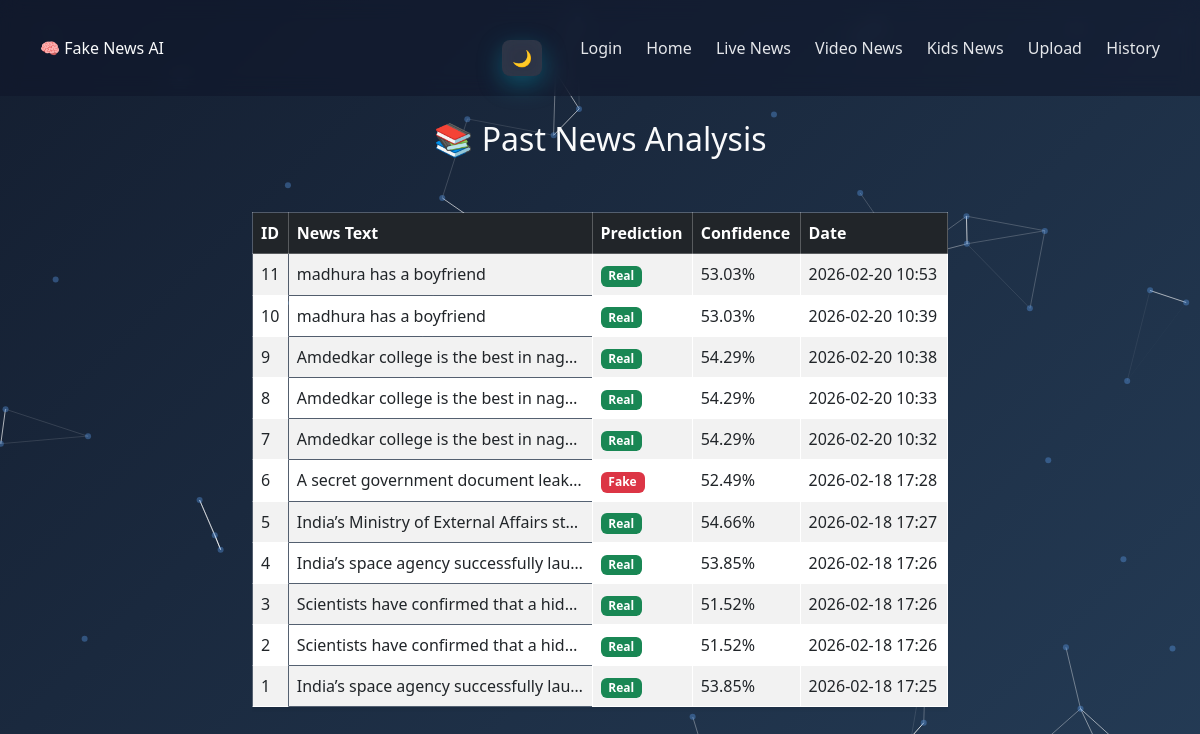
Page /past-news on the earlier database version.
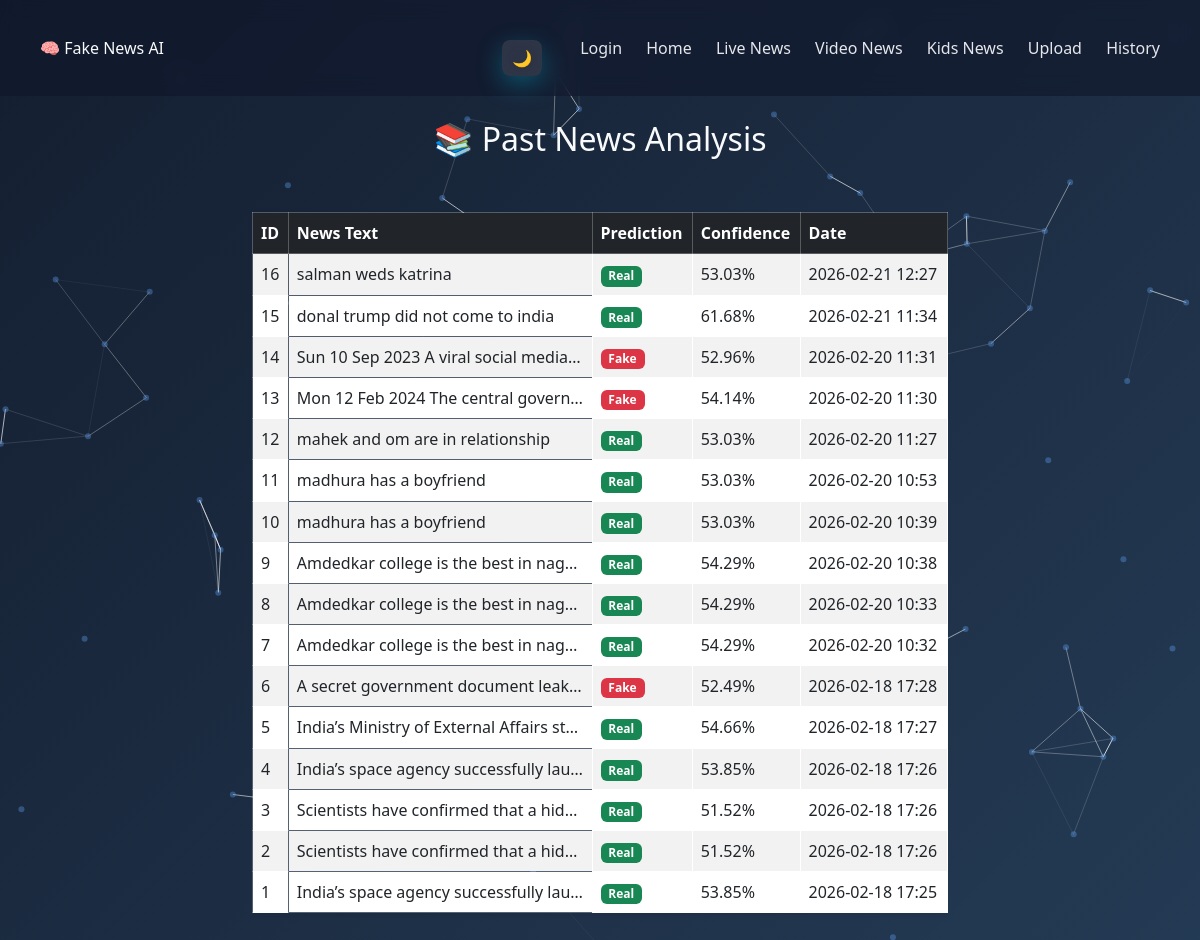
Same page on the later database version.
### tables this page shows
CREATE TABLE history (
            id INTEGER PRIMARY KEY AUTOINCREMENT,
            text TEXT,
            prediction TEXT,
            confidence REAL,
            created_at TEXT
        );

### app.py (the view)
@app.route("/past-news")
def past_news():
    conn = sqlite3.connect("database/fake_news.db")
    cursor = conn.cursor()
    cursor.execute("SELECT * FROM history ORDER BY id DESC")
    data = cursor.fetchall()
    conn.close()
    return render_template("past_news.html", data=data)

### templates/past_news.html
{% extends "base.html" %}
{% block content %}
<div class="container mt-4">
    <h2 class="text-center mb-4">📚 Past News Analysis</h2>
    {% if data and data|length > 0 %}
    <div class="table-responsive">
        <table class="table table-striped table-hover shadow-sm">
            <thead class="table-dark">
                <tr>
                    <th>ID</th>
                    <th>News Text</th>
                    <th>Prediction</th>
                    <th>Confidence</th>
                    <th>Date</th>
                </tr>
            </thead>
            <tbody>
                {% for row in data %}
                <tr>
                    <td>{{ row[0] }}</td>
                    <td style="max-width:300px; white-space:nowrap; overflow:hidden; text-overflow:ellipsis;">
                        {{ row[1] }}
                    </td>
                    <td>
                        {% if row[2] == "Real News" %}
                            <span class="badge bg-success">Real</span>
                        {% else %}
                            <span class="badge bg-danger">Fake</span>
                        {% endif %}
                    </td>
                    <td>{{ row[3] }}%</td>
                    <td>{{ row[4] }}</td>
                </tr>
                {% endfor %}
            </tbody>
        </table>
    </div>
    {% else %}
        <div class="alert alert-info text-center">
            No past news found.
        </div>
    {% endif %}
</div>
{% endblock %}

### templates/base.html (shortened to what this page needs)
<!DOCTYPE html>
<html lang="en">
<head>
    <link href="https://cdn.jsdelivr.net/npm/bootstrap@5.3.0/dist/css/bootstrap.min.css" rel="stylesheet">
    <link rel="stylesheet" href="{{ url_for('static', filename='css/style.css') }}">
</head>
<body>
<div id="particles-js"></div>
<nav class="navbar">
    <div class="nav-title">🧠 Fake News AI</div>
    <div class="nav-right">
        <button id="themeToggle">🌙</button>
        <div class="nav-links">
            {% if not session.get("user") %}
                <a href="/login">Login</a>
            {% endif %}
            <a href="/">Home</a>
            <a href="/live-news">Live News</a>
            <a href="/video-news">Video News</a>
            <a href="/kids-news">Kids News</a>
            <a href="/upload">Upload</a>
            <a href="/history">History</a>
        </div>
    </div>
</nav>
<main class="main-container">
    {% block content %}{% endblock %}
</main>
</body>
</html>

### static/css/style.css (style rules this page uses)
* { color: inherit; box-sizing: border-box; }
body { margin: 0; font-family: 'Segoe UI', sans-serif; background: linear-gradient(135deg, #141E30, #243B55); color: #f9fafb; }
#particles-js { position: fixed; width: 100%; height: 100%; z-index: -1; top: 0; left: 0; }
.navbar { display: flex; justify-content: space-between; padding: 20px 40px; background: rgba(15, 23, 42, 0.6); backdrop-filter: blur(10px); }
.navbar a { color: #e5e7eb; text-decoration: none; margin-left: 20px; font-weight: 500; transition: 0.3s; }
.nav-right { display: flex; align-items: center; gap: 18px; }
.container { width: 60%; margin: 60px auto; }
button { margin-top: 20px; padding: 12px 35px; border: none; border-radius: 10px; background: linear-gradient(135deg, #22c55e, #06b6d4); color: white; font-size: 16px; cursor: pointer; transition: 0.3s; box-shadow: 0 8px 25px rgba(6,182,212,0.35); }
table { width: 100%; margin-top: 30px; border-collapse: collapse; color: #f9fafb; }
th, td { padding: 12px; border: 1px solid rgba(255,255,255,0.25); text-align: left; }
th { background: rgba(255,255,255,0.15); }
#themeToggle { background: rgba(255,255,255,0.12); border: none; border-radius: 8px; padding: 6px 10px; cursor: pointer; font-size: 16px; backdrop-filter: blur(8px); color: #f9fafb; }

Differences in the rows shown:
added history: id "16", text "salman weds katrina", prediction "Real", confidence "53.03", created_at "2026-02-21 12:27"
added history: id "15", text "donal trump did not come to india", prediction "Real", confidence "61.68", created_at "2026-02-21 11:34"
added history: id "14", text "Sun 10 Sep 2023 A viral social media…", prediction "Fake", confidence "52.96", created_at "2026-02-20 11:31"
added history: id "13", text "Mon 12 Feb 2024 The central govern…", prediction "Fake", confidence "54.14", created_at "2026-02-20 11:30"
added history: id "12", text "mahek and om are in relationship", prediction "Real", confidence "53.03", created_at "2026-02-20 11:27"
